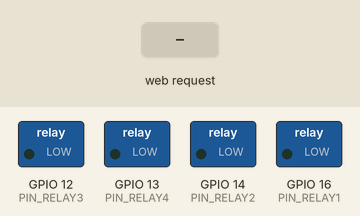
This sketch was run on a simulated ESP8266 (NodeMCU). Parts: switched loads named in the sketch (green lamp = pin HIGH). Inputs (shaded band) come from the test bench. WiFi joins after 1.5 s; servers stay silent unless stated; what the sketch prints to the serial monitor is not drawn.

Above: at 2.7 s.
2.8 s: HTTP request GET /pin_relay1/1 received
At 3.6 s:
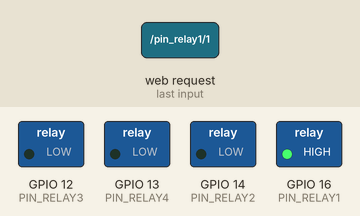
4.3 s: HTTP request GET /pin_relay2/1 received
At 4.7 s:
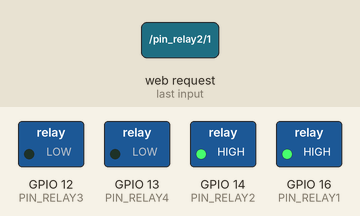
5.8 s: HTTP request GET /pin_relay1/0 received
At 7.0 s:
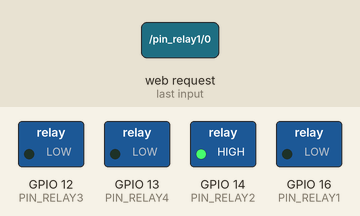
7.3 s: HTTP request GET /pin_relay3/1 received
At 8.3 s:
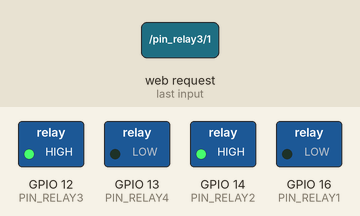
8.8 s: HTTP request GET /pin_relay2/0 received
At 9.4 s:
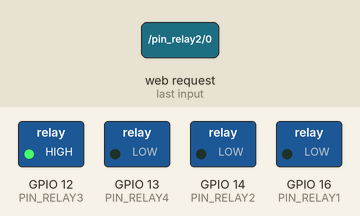
10.3 s: HTTP request GET /pin_relay4/1 received
At 11.7 s:
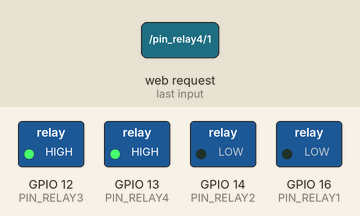
Timing chart, 0 to 12.8 s (numbered marks = the images above; inputs shaded):
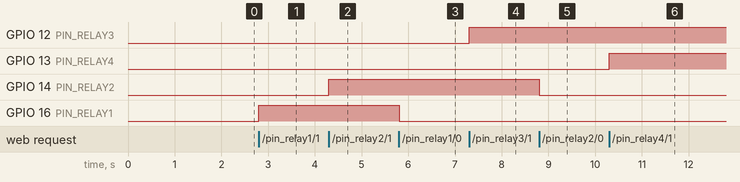

Measured:
- after the input at 2.8 s, GPIO 16 (PIN_RELAY1): LOW → HIGH at once
- after the input at 4.3 s, GPIO 14 (PIN_RELAY2): LOW → HIGH at once
- after the input at 5.8 s, GPIO 16 (PIN_RELAY1): HIGH → LOW at once
- after the input at 7.3 s, GPIO 12 (PIN_RELAY3): LOW → HIGH at once
- after the input at 8.8 s, GPIO 14 (PIN_RELAY2): HIGH → LOW at once
- after the input at 10.3 s, GPIO 13 (PIN_RELAY4): LOW → HIGH at once

The sketch:

WiFi_WebServer_Relay4CH_DHT11.ino
```cpp
/*
  Project Name : BOX25_Internal_Type
  Subtitle : Control of ON/OFF of relay 4channel using ESP8266 Wifi module in smartphone app
  Reporting date : 22.01.28
  Update date : 22.02.11
  written by Smartcube HW Staff 'HEONSEOK HA'

  1. 시스템 구성 : WAN - 공유기1 - COM1(ESP8266 Wifi module)
  2. 앱화면의 버튼을 눌러 Relay를 ON·OFF 할 수 있다.
  (PIN_RELAY1(D1 LED), PIN_RELAY2(D5 LED), PIN_RELAY3(D9 LED), PIN_RELAY4(D11 LED))
  3. 미니 전원을 연결하여 소형화 된 무선 WiFi 모듈을 구성해본다.
  app에서 'Start_COMM' 누르면 통신 시작, 'End_COMM' 누르면 통신 중단,
  http://server_ip/pin_relay1/0 이면 PIN_RELAY1(D1 LED) 를 LOW로 설정,
  http://server_ip/pin_relay1/1 이면 PIN_RELAY1(D1 LED) 를 HIGH로 설정,
  http://server_ip/pin_relay2/0 이면 PIN_RELAY2(D5 LED) 를 LOW로 설정,
  http://server_ip/pin_relay2/1 이면 PIN_RELAY2(D5 LED) 를 HIGH로 설정,
  http://server_ip/pin_relay3/0 이면 PIN_RELAY3(D9 LED) 를 LOW로 설정,
  http://server_ip/pin_relay3/1 이면 PIN_RELAY3(D9 LED) 를 HIGH로 설정,
  http://server_ip/pin_relay4/0 이면 PIN_RELAY4(D11 LED) 를 LOW로 설정,
  http://server_ip/pin_relay4/1 이면 PIN_RELAY4(D11 LED) 를 HIGH로 설정
  4. 내부망에서 동작 가능하다.
  5. 외부망에서 동작은 공유기1의 포트포워딩 설정 후 가능하다.
*/

#include <ESP8266WiFi.h>
#include "DHT.h"

#define PIN_RELAY1 16 //D1 LED
#define PIN_RELAY2 14 //D5 LED
#define PIN_RELAY3 12 //D9 LED
#define PIN_RELAY4 13 //D11 LED
#define PIN_SWITCH 4 //EM Lock switch
#define PIN_DHT 0
#define DHTTYPE DHT11
DHT dht(PIN_DHT, DHTTYPE);

// 각각의 Relay 상태(ON·OFF) 변수 설정(ON = 1, OFF = 0)
int R1val = 1;  // Peltier
int R2val = 0;  // TBD
int R3val = 0;  // TBD
int R4val = 0;  // TBD
int EMval = 0;  // EMval = 0 : LOW(connect), EMval = HIGH(disconnect)
float h = 0;  //humidity value
float t = 0;  //temperature value

const char* ssid = "";     // 공유기(AP) 접속 ID
const char* password = ""; // 공유기(AP) 접속 패스워드

// 서버 인스턴스 생성 (80번 포트 지정)
WiFiServer server(80);

void setup() {
  Serial.begin(115200);
  delay(10);

  dht.begin();

  // PIN_RELAY 포트 초기화
  pinMode(PIN_RELAY1, OUTPUT);
  digitalWrite(PIN_RELAY1, 0);
  pinMode(PIN_RELAY2, OUTPUT);
  digitalWrite(PIN_RELAY2, 0);
  pinMode(PIN_RELAY3, OUTPUT);
  digitalWrite(PIN_RELAY3, 0);
  pinMode(PIN_RELAY4, OUTPUT);
  digitalWrite(PIN_RELAY4, 0);
  pinMode(PIN_SWITCH, INPUT_PULLUP);
  // Connect : LOW ; Disconnect : HIGH

  // Serial 통신으로 WiFi 네트웍에 연결
  Serial.println();
  Serial.println();
  Serial.print("Connecting to ");
  Serial.println(ssid);

  // 고정 IP 설정
  IPAddress ip(192, 168, 0, 71); // 사용할 IP 주소
  IPAddress gateway(192, 168, 0, 1); // 게이트웨이 주소
  IPAddress subnet(255, 255, 255, 0); // 서브넷 주소
  WiFi.config(ip, gateway, subnet);

  // WiFi 네트웍에 설정된 id와 패스워드로 접속
  WiFi.begin(ssid, password);
  while (WiFi.status() != WL_CONNECTED) {
    delay(500);
    Serial.print(".");
  }
  Serial.println("");
  Serial.println("WiFi connected");

  // 서버 시작
  server.begin();
  Serial.println("Server started");

  // 서버의(esp8266) IP 주소를 출력
  Serial.println(WiFi.localIP());

  server.begin();
}

void loop() {
  // 클라이언트가 접속하는지 체크
  WiFiClient client = server.available();
  if (!client) {
    return;
  }

  // 클라이언트가 데이터를 보낼 때까지 대기
  Serial.println("new client");
  while(!client.available()){
    t = dht.readTemperature();
    h = dht.readHumidity();
    EMval = digitalRead(PIN_SWITCH);

    if ( t > 6){
      R1val = 1;
      digitalWrite(PIN_RELAY1, R1val);
    }
    else if ( t < 4){
      R1val = 0;
      digitalWrite(PIN_RELAY1, R1val);
    }
  }

  // 요청 첫 출을 읽기
  String req = client.readStringUntil('\r');
  Serial.println(req);
  client.flush();

  // 요청 사항과 비교
  if (req.indexOf("/pin_relay1/0") != -1)
    R1val = 0;
  else if (req.indexOf("/pin_relay1/1") != -1)
    R1val = 1;
  else if (req.indexOf("/pin_relay2/0") != -1)
    R2val = 0;
  else if (req.indexOf("/pin_relay2/1") != -1)
    R2val = 1;
  else if (req.indexOf("/pin_relay3/0") != -1)
    R3val = 0;
  else if (req.indexOf("/pin_relay3/1") != -1)
    R3val = 1;
  else if (req.indexOf("/pin_relay4/0") != -1)
    R4val = 0;
  else if (req.indexOf("/pin_relay4/1") != -1)
    R4val = 1;
  else {
    Serial.println("invalid request");
    client.stop();
    return;
  }

  // 요청에 따라 PIN_RELAY 상태(ON or OFF) 세팅
  digitalWrite(PIN_RELAY1, R1val);
  digitalWrite(PIN_RELAY2, R2val);
  digitalWrite(PIN_RELAY3, R3val);
  digitalWrite(PIN_RELAY4, R4val);

  String s0 = "HTTP/1.1 200 OK\r\nContent-Type: text/html\r\n\r\n";
  String s1 = "Peltier module(4~6°C) is now ";
  String s3 = "EM Lock is now ";
  String s4 = "PIN_RELAY4 is now ";

  s1 += (R1val)?"ON":"OFF";   //R1val 값에 따라 HIGH 또는 LOW 응답
  s1 += "\n";
  s3 += (R3val)?"ON":"OFF";   //R2val 값에 따라 HIGH 또는 LOW 응답
  s3 += "\n";
  s4 += (R4val)?"ON":"OFF";   //R4val 값에 따라 HIGH 또는 LOW 응답
  s4 += "\n\n";

  // 클라이언트로 응답을 보냄
  client.print(s0);
  client.print(EMval);
  client.print(",");  // 응답 분리
  client.print("\n\n"+s1);
  client.print(s3);
  client.print(s4);
  client.print("\nReal Time\n");
  client.print("Temperature: "+String(t)+"°C  Humidity: "+String(h)+"%");
  delay(1);

  // 응답완료 후, 클라이언트를 닫기
  Serial.println("Client disconnected");
}
```
